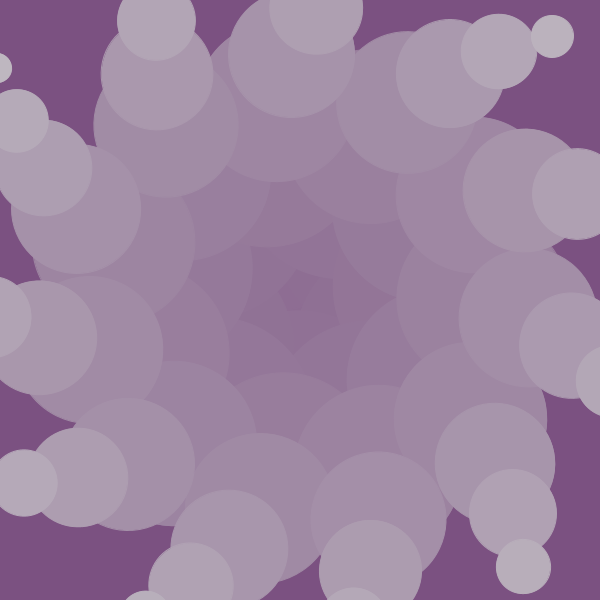
Frame 1 (no input)
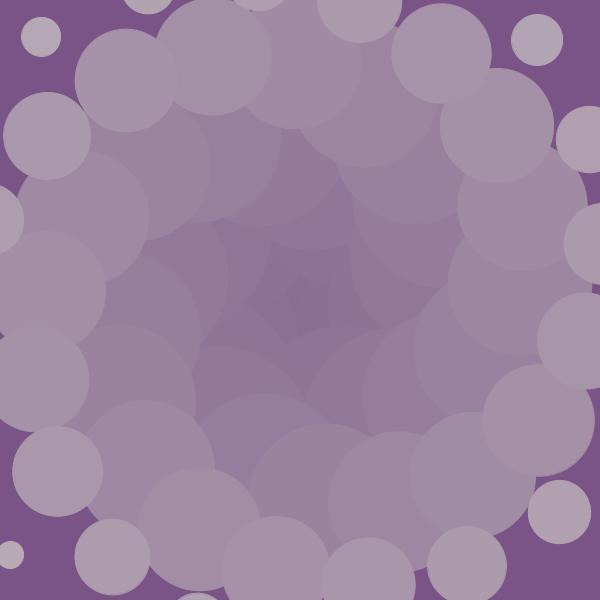
Frame 60 (the mouse pressed at the canvas centre just before this capture)
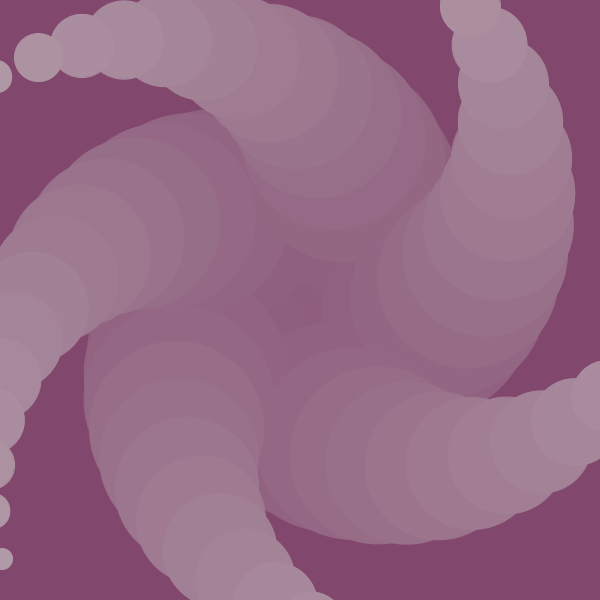
Frame 120 (the mouse held since frame 60 and released just before this capture)

The Processing sketch that drew these frames (run headless with seeded random() and noise(); from frame 60 on, the mouse is pressed at the canvas centre):

// Processing sketch: processing_187379
// ── processing_187379.pde

float counter = 20;
int WIDTH = 300;
int HEIGHT = WIDTH;
int SPACE = 3;
int NUM_SQUARES = WIDTH / (SPACE * 1);

color teal = color(200,200,204);
color pink = color(121,85,136);
color seaG = color(150,100,120);
color blue = color(151,34,39);

void setup(){
  size(600,600);
  background(pink);
}

void draw(){
  color from = lerpColor(pink,blue,(sin(counter*20)+1)/2);
  color to = lerpColor(teal,seaG,(sin(counter*10)+1)/2);
  translate(WIDTH,HEIGHT);
  background(from);
  for(int i = 1; i < NUM_SQUARES; i++){
    rotate(counter);
    color f = lerpColor(from,to,float(i)/float(NUM_SQUARES));
    stroke(f);
    fill(f);
    ellipse(i*SPACE,i*SPACE,WIDTH-(i*SPACE*1),HEIGHT-(i*SPACE*1));
  }
  counter += 0.0007;
}
